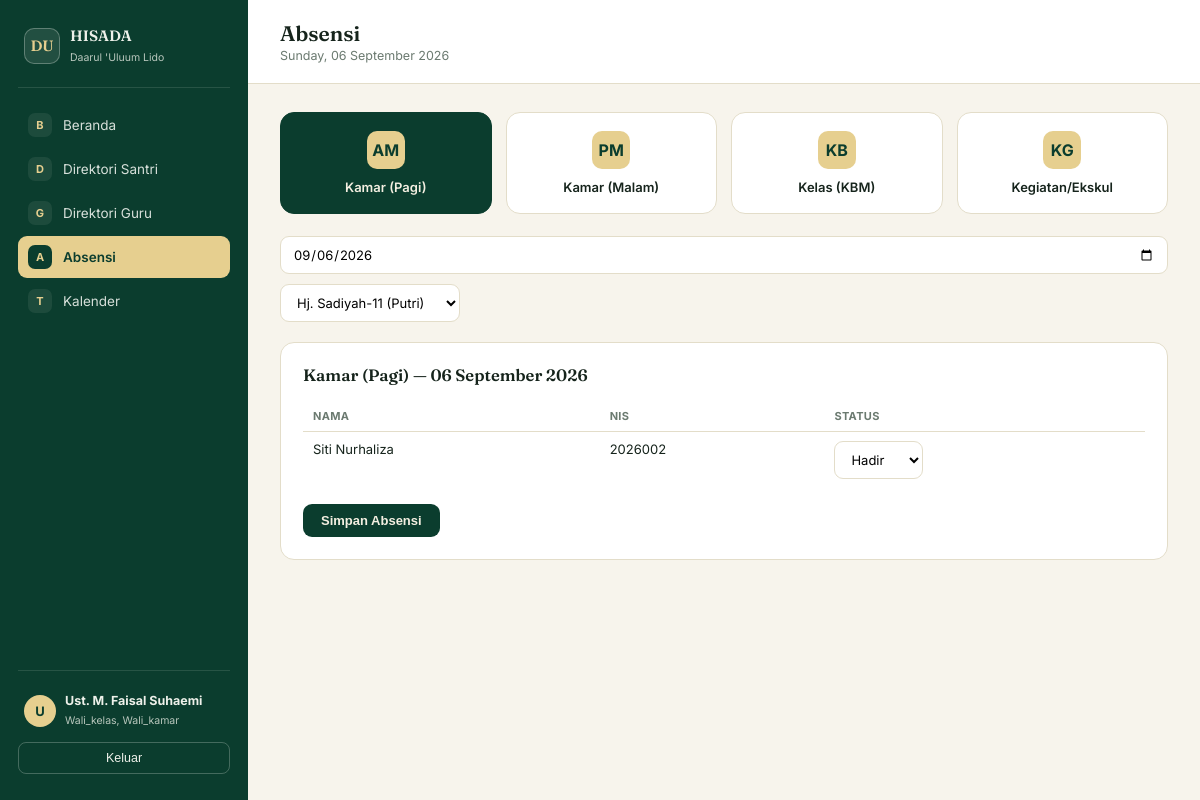
Screenshot of /dashboard.php?tab=absensi (signed in) with the database file from the repository.
### tables this page shows
CREATE TABLE students (
    id          INT AUTO_INCREMENT PRIMARY KEY,
    nis         VARCHAR(30) UNIQUE NOT NULL,
    nisn        VARCHAR(30) NULL,
    name        VARCHAR(150) NOT NULL,
    gender      ENUM('L','P') NOT NULL,
    birth_date  DATE NOT NULL,
    origin      VARCHAR(100) NULL COMMENT 'Asal daerah',
    photo       VARCHAR(255) NULL,
    class_id    INT NOT NULL COMMENT 'Kelas SAAT INI (posisi terkini)',
    room_id     INT NOT NULL COMMENT 'Kamar SAAT INI (posisi terkini)',
    family_id   INT NOT NULL,
    status      ENUM('aktif','alumni','keluar') DEFAULT 'aktif',
    created_at  TIMESTAMP DEFAULT CURRENT_TIMESTAMP,
    FOREIGN KEY (class_id)  REFERENCES classes(id),
    FOREIGN KEY (room_id)   REFERENCES rooms(id),
    FOREIGN KEY (family_id) REFERENCES families(id),
    INDEX idx_nis (nis),
    INDEX idx_student_status (status)
);

### dashboard.php (the view, shortened to what this page needs)
<?php
$mysqli = @new mysqli(DB_HOST, DB_USER, DB_PASS, DB_NAME);
$mysqli->set_charset('utf8mb4');
function h(?string $v): string
{
    return htmlspecialchars($v ?? '', ENT_QUOTES, 'UTF-8');
}
function safePrepare(mysqli $mysqli, string $sql): mysqli_stmt
{
    $stmt = $mysqli->prepare($sql);
    return $stmt;
}
function hasRole(array $needed, array $userRoles): bool
{
    return count(array_intersect($needed, $userRoles)) > 0;
}
function isStaffOnly(array $userRoles): bool
{
    return count(array_diff($userRoles, ['wali_santri'])) > 0;
}
$NAME      = $_SESSION['name'];
$ROLES     = $_SESSION['roles'] ?? [];
$IS_WALI_ONLY   = !isStaffOnly($ROLES) && in_array('wali_santri', $ROLES, true);
$TABS = [
    'beranda'       => ['label' => 'Beranda',          'mark' => 'B', 'roles' => null],
    'direktori'     => ['label' => 'Direktori Santri',  'mark' => 'D', 'roles' => ['admin','sekretaris','pengurus','wali_kelas','wali_kamar','hakim','dokter','asisten']],
    'guru'          => ['label' => 'Direktori Guru',    'mark' => 'G', 'roles' => ['admin','sekretaris','pengurus','wali_kelas','wali_kamar']],
    'absensi'       => ['label' => 'Absensi',           'mark' => 'A', 'roles' => ['admin','pengurus','wali_kelas','wali_kamar']],
    'poskestren'    => ['label' => 'Poskestren',        'mark' => 'K', 'roles' => ['admin','dokter','asisten']],
    'mahkamah'      => ['label' => 'Mahkamah Santri',   'mark' => 'M', 'roles' => ['admin','sekretaris','pengurus','hakim']],
    'perizinan'     => ['label' => 'Perizinan',         'mark' => 'I', 'roles' => ['admin','pengurus']],
    'prestasi'      => ['label' => 'Prestasi',          'mark' => 'P', 'roles' => ['admin','pengurus']],
    'korespondensi' => ['label' => 'Korespondensi',     'mark' => 'S', 'roles' => ['admin','pengurus','sekretaris']],
    'kalender'      => ['label' => 'Kalender',          'mark' => 'T', 'roles' => null],
    'anak_saya'     => ['label' => 'Data Anak Saya',    'mark' => 'N', 'roles' => ['wali_santri']],
    'pengguna'      => ['label' => 'Kelola Pengguna',   'mark' => 'U', 'roles' => ['admin']],
];
function tabAllowed(string $key, array $tabs, array $userRoles): bool
{
    $need = $tabs[$key]['roles'];
    if ($need === null) return true;
    return hasRole($need, $userRoles);
}
    ?>
    <?php
$activeTab = $_GET['tab'] ?? ($IS_WALI_ONLY ? 'anak_saya' : 'beranda');
$allClasses = $mysqli->query('SELECT id, name FROM classes ORDER BY name')->fetch_all(MYSQLI_ASSOC);
$allRooms   = $mysqli->query('SELECT id, name, building, gender FROM rooms ORDER BY name')->fetch_all(MYSQLI_ASSOC);
?>
<!DOCTYPE html>
<html lang="id">
<head>
</head>
<body>
<div class="shell">
    <aside class="sidebar" id="sidebar">
        <div class="side-brand">
            <div class="seal">DU</div>
            <div><strong>HISADA</strong><span>Daarul 'Uluum Lido</span></div>
        </div>
        <nav class="nav-group">
            <?php foreach ($TABS as $key => $tab):
                if (!tabAllowed($key, $TABS, $ROLES)) continue;
            ?>
                <a class="nav-item <?= $key === $activeTab ? 'active' : '' ?>" href="?tab=<?= $key ?>">
                    <span class="mark"><?= $tab['mark'] ?></span> <?= h($tab['label']) ?>
                </a>
            <?php endforeach; ?>
        </nav>
        <div class="side-foot">
            <div class="who">
                <div class="av"><?= h(mb_substr($NAME, 0, 1)) ?></div>
                <div class="meta"><strong><?= h($NAME) ?></strong><span><?= h(implode(', ', $ROLES)) ?></span></div>
            </div>
            <form method="POST">
                <button type="submit" class="btn-logout">Keluar</button>
            </form>
        </div>
    </aside>
    <div class="main">
        <div class="topbar">
            <div>
                <h1><?= h($TABS[$activeTab]['label']) ?></h1>
                <p><?= date('l, d F Y') ?></p>
            </div>
        </div>
        <div class="content">
            <?php
            switch ($activeTab):
                    ?>
                <?php break;
                case 'absensi':
                $sessionLabels = [
                    'kamar_pagi'  => ['label' => 'Kamar (Pagi)',   'mark' => 'AM', 'basis' => 'room'],
                    'kamar_malam' => ['label' => 'Kamar (Malam)',  'mark' => 'PM', 'basis' => 'room'],
                    'kbm'         => ['label' => 'Kelas (KBM)',    'mark' => 'KB', 'basis' => 'class'],
                    'kegiatan'    => ['label' => 'Kegiatan/Ekskul','mark' => 'KG', 'basis' => 'class'],
                ];
                $session = $_GET['session'] ?? 'kamar_pagi';
                $basis = $sessionLabels[$session]['basis'];
                $date = $_GET['date'] ?? date('Y-m-d');
                ?>
                <div class="choice-grid">
                    <?php foreach ($sessionLabels as $key => $s): ?>
                        <a class="choice-card <?= $key === $session ? 'active' : '' ?>" href="?tab=absensi&session=<?= $key ?>&date=<?= h($date) ?>">
                            <div class="mark2"><?= $s['mark'] ?></div>
                            <div class="lbl2"><?= h($s['label']) ?></div>
                        </a>
                    <?php endforeach; ?>
                </div>
                <?php
                if ($basis === 'room') {
                    $groupId = $_GET['room_id'] ?? ($allRooms[0]['id'] ?? 0);
                    $stmt = safePrepare($mysqli, "SELECT s.id, s.name, s.nis, a.status FROM students s
                        LEFT JOIN attendances a ON a.student_id = s.id AND a.date = ? AND a.session_type = ?
                        WHERE s.room_id = ? AND s.status='aktif' ORDER BY s.name");
                    $stmt->bind_param('ssi', $date, $session, $groupId);
                }
                $stmt->execute();
                $roster = $stmt->get_result()->fetch_all(MYSQLI_ASSOC);
                ?>
                <form class="toolbar" method="GET">
                    <input type="date" name="date" class="field-input" value="<?= h($date) ?>" onchange="this.form.submit()">
                    <?php if ($basis === 'room'): ?>
                        <select name="room_id" class="field-input" onchange="this.form.submit()">
                            <?php foreach ($allRooms as $r): ?><option value="<?= $r['id'] ?>" <?= $groupId == $r['id'] ? 'selected' : '' ?>><?= h($r['name']) ?> (<?= $r['gender'] === 'L' ? 'Putra' : 'Putri' ?>)</option><?php endforeach; ?>
                        </select>
                    <?php else: ?>
                        <select name="class_id" class="field-input" onchange="this.form.submit()">
                            <?php foreach ($allClasses as $c): ?><option value="<?= $c['id'] ?>" <?= $groupId == $c['id'] ? 'selected' : '' ?>><?= h($c['name']) ?></option><?php endforeach; ?>
                        </select>
                    <?php endif; ?>
                </form>
                <div class="panel">
                    <h2><?= h($sessionLabels[$session]['label']) ?> — <?= date('d F Y', strtotime($date)) ?></h2>
                    <?php if (empty($roster)): ?>
                        <p class="empty-state">Tidak ada santri pada pilihan ini.</p>
                    <?php else: ?>
                    <form method="POST">
                        <table class="data">
                            <thead><tr><th>Nama</th><th>NIS</th><th>Status</th></tr></thead>
                            <tbody>
                            <?php foreach ($roster as $r): ?>
                                <tr>
                                    <td><?= h($r['name']) ?></td>
                                    <td><?= h($r['nis']) ?></td>
                                    <td>
                                        <select name="status[<?= $r['id'] ?>]" class="field-input">
                                            <?php foreach (['hadir','sakit','izin','pulang','alpha'] as $st): ?>
                                                <option value="<?= $st ?>" <?= ($r['status'] ?? 'hadir') === $st ? 'selected' : '' ?>><?= ucfirst($st) ?></option>
                                            <?php endforeach; ?>
                                        </select>
                                    </td>
                                </tr>
                            <?php endforeach; ?>
                            </tbody>
                        </table>
                        <div style="margin-top:16px;"><button class="btn" type="submit">Simpan Absensi</button></div>
                    </form>
                    <?php endif; ?>
                </div>
                <?php break;
                ?>
                <?php break;
            endswitch;
            ?>
        </div>
    </div>
</div>
</body>
</html>

### rows the page displays
students: name "Siti Nurhaliza", nis "2026002", id "Hadir"

### other values shown
$tab['mark'] "B"
$tab['label'] "Beranda"
$tab['mark'] "D"
$tab['label'] "Direktori Santri"
$tab['mark'] "G"
$tab['label'] "Direktori Guru"
$tab['mark'] "A"
$tab['label'] "Absensi"
$tab['mark'] "T"
$tab['label'] "Kalender"
mb_substr($NAME, 0, 1) "U"
$NAME "Ust. M. Faisal Suhaemi"
implode(', ', $ROLES) "Wali_kelas, Wali_kamar"
$TABS[$activeTab]['label'] "Absensi"
$s['mark'] "AM"
